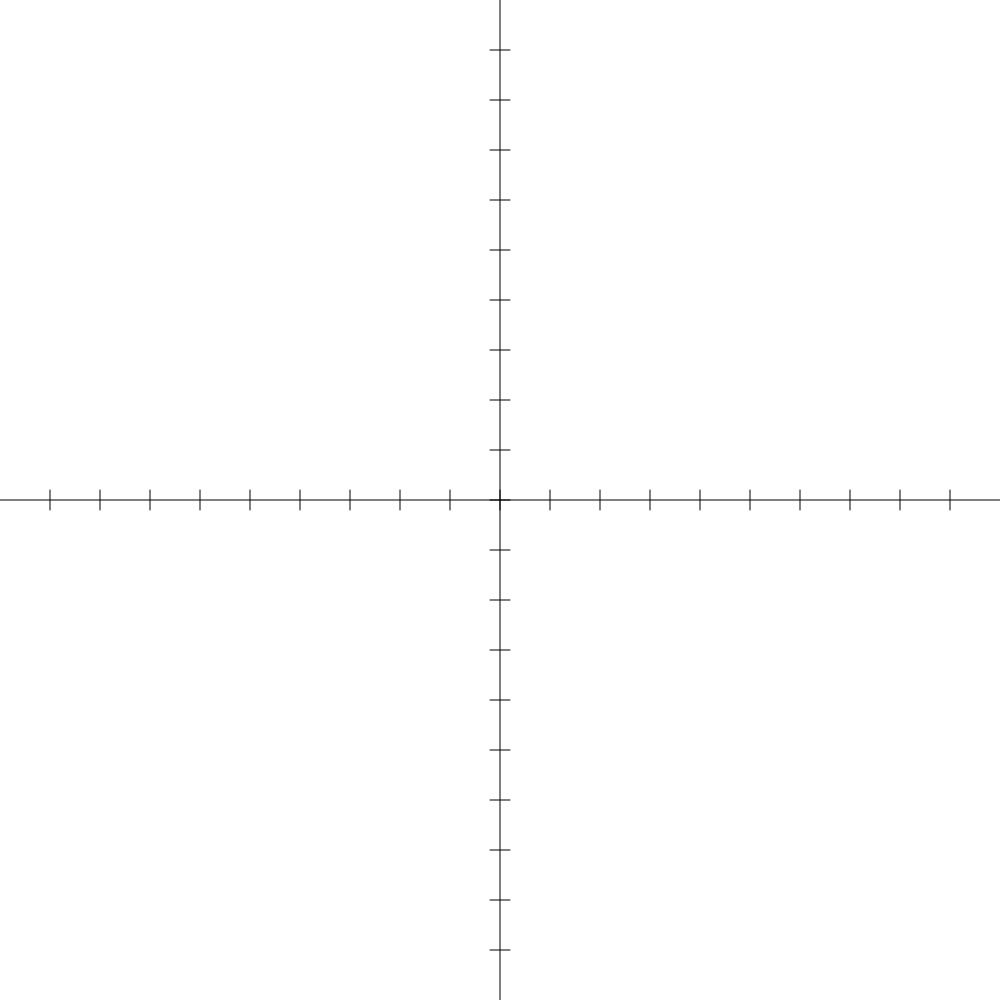
Frame 1 (no input)
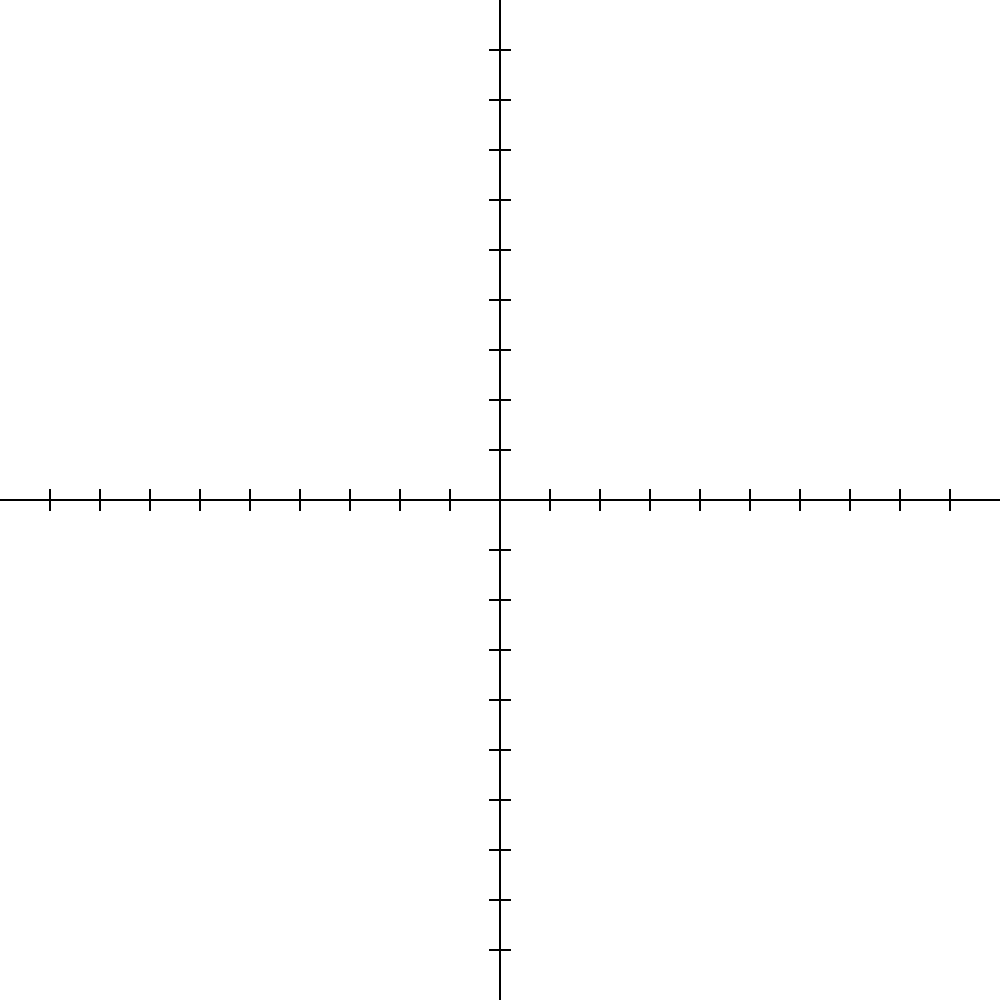
Frame 60 (no input)
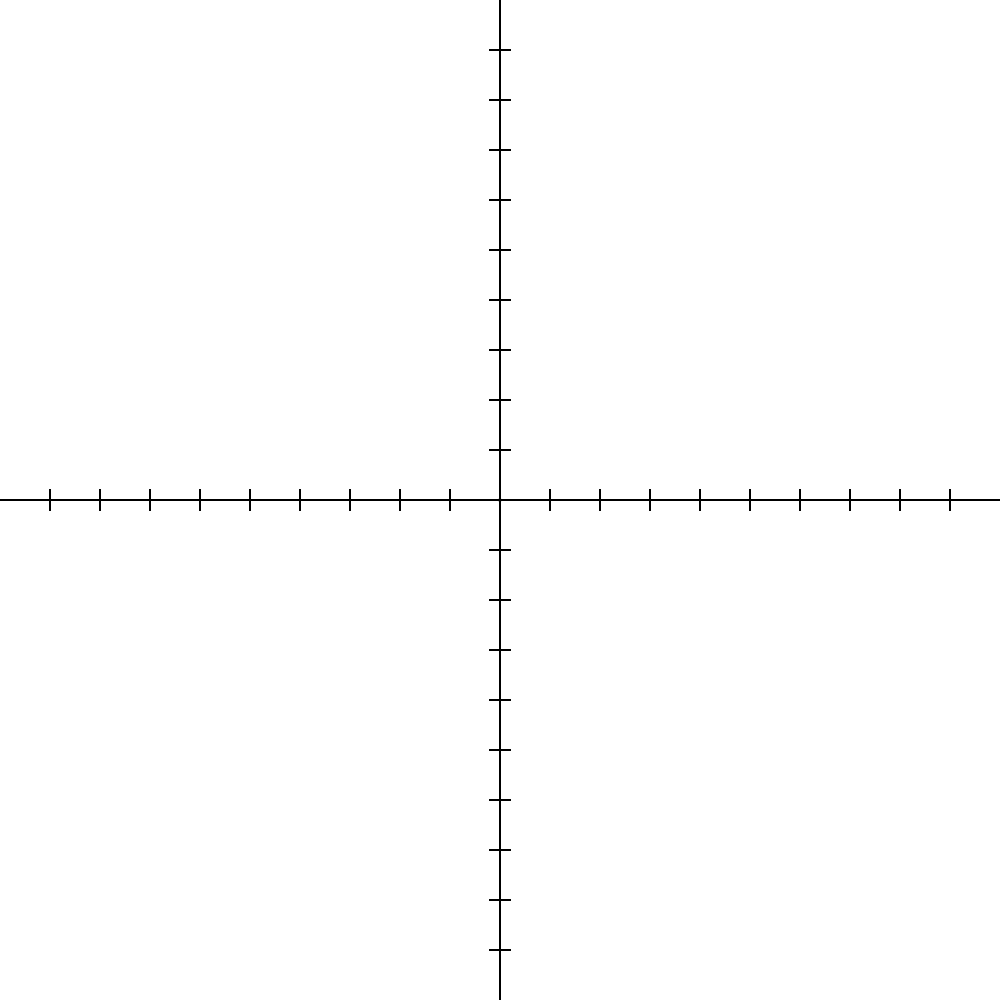
Frame 120 (the mouse pressed at the canvas centre since frame 60)

The p5.js sketch that drew these frames (run headless with seeded random() and noise() and a simulated clock; from frame 60 on, the mouse is pressed at the canvas centre):

// p5.js sketch
// ── sketch.js
function setup() {
  createCanvas(1000, 1000);
  background(255);
}

function draw() {
  fill(0,0,0);
  line(500,0,500,1000);
  line(0,500,1000,500);
  
  line(490,50,510,50);
  line(490,100,510,100);
  line(490,150,510,150);
  line(490,200,510,200);
  line(490,250,510,250);
  line(490,300,510,300);
  line(490,350,510,350);
  line(490,400,510,400);
  line(490,450,510,450);
  line(490,500,510,500);
  line(490,550,510,550);
  line(490,600,510,600);
  line(490,650,510,650);
  line(490,700,510,700);
  line(490,750,510,750);
  line(490,800,510,800);
  line(490,850,510,850);
  line(490,900,510,900);
  line(490,950,510,950);

  line(50,490,50,510);
  line(100,490,100,510);
  line(150,490,150,510);
  line(200,490,200,510);
  line(250,490,250,510);
  line(300,490,300,510);
  line(350,490,350,510);
  line(400,490,400,510);
  line(450,490,450,510);
  line(500,490,500,510);
  line(550,490,550,510);
  line(600,490,600,510);
  line(650,490,650,510);
  line(700,490,700,510);
  line(750,490,750,510);
  line(800,490,800,510);
  line(850,490,850,510);
  line(900,490,900,510);
  line(950,490,950,510);

}
function mousePressed(){
  
  circle(mouseX,mouseY,3);
console.log(int((mouseX-500)/50),int((mouseY-500)/50));

}
